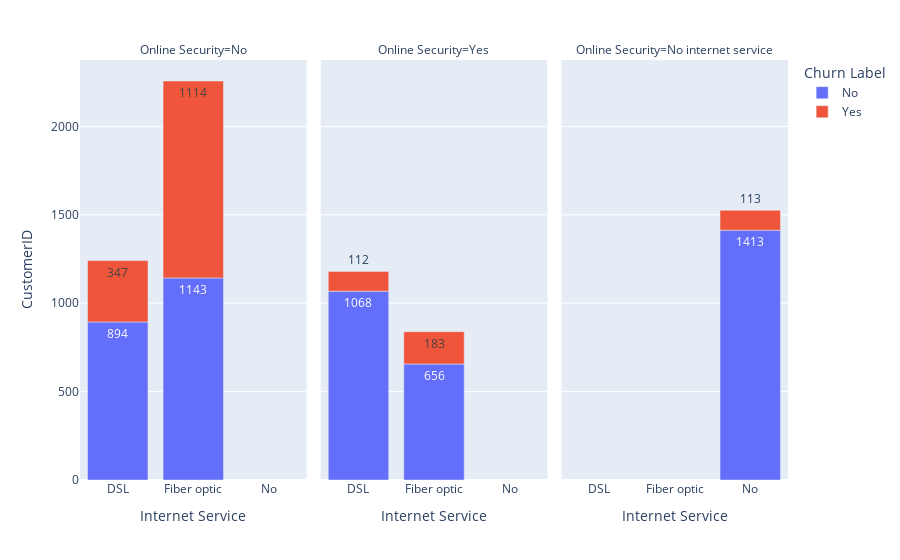

The code cell stored with this chart in its notebook:
### Markdown cell above
Vamos analisar alguns dos serviços prestados

#### Segurança Online

### Code cell
fig = plx.bar(data.groupby(['Internet Service','Online Security', 'Churn Label'])['CustomerID'].count().reset_index(),
             x="Internet Service",
             y="CustomerID", 
             color="Churn Label", 
             #barmode="group",
             text = 'CustomerID',
             facet_col = 'Online Security'
            )
fig.show()

### Figure 1 — Plotly figure (JSON) as saved in the notebook; plotly's stock layout.template omitted (floating-point values rounded to 4 significant figures)
{"data": [{"alignmentgroup": "True", "hovertemplate": "Churn Label=No<br>Online Security=No<br>Internet Service=%{x}<br>CustomerID=%{text}<extra></extra>", "legendgroup": "No", "marker": {"color": "#636efa", "pattern": {"shape": ""}}, "name": "No", "offsetgroup": "No", "orientation": "v", "showlegend": true, "text": [894, 1143], "textposition": "auto", "type": "bar", "x": ["DSL", "Fiber optic"], "xaxis": "x", "y": [894, 1143], "yaxis": "y"}, {"alignmentgroup": "True", "hovertemplate": "Churn Label=No<br>Online Security=Yes<br>Internet Service=%{x}<br>CustomerID=%{text}<extra></extra>", "legendgroup": "No", "marker": {"color": "#636efa", "pattern": {"shape": ""}}, "name": "No", "offsetgroup": "No", "orientation": "v", "showlegend": false, "text": [1068, 656], "textposition": "auto", "type": "bar", "x": ["DSL", "Fiber optic"], "xaxis": "x2", "y": [1068, 656], "yaxis": "y2"}, {"alignmentgroup": "True", "hovertemplate": "Churn Label=No<br>Online Security=No internet service<br>Internet Service=%{x}<br>CustomerID=%{text}<extra></extra>", "legendgroup": "No", "marker": {"color": "#636efa", "pattern": {"shape": ""}}, "name": "No", "offsetgroup": "No", "orientation": "v", "showlegend": false, "text": [1413], "textposition": "auto", "type": "bar", "x": ["No"], "xaxis": "x3", "y": [1413], "yaxis": "y3"}, {"alignmentgroup": "True", "hovertemplate": "Churn Label=Yes<br>Online Security=No<br>Internet Service=%{x}<br>CustomerID=%{text}<extra></extra>", "legendgroup": "Yes", "marker": {"color": "#EF553B", "pattern": {"shape": ""}}, "name": "Yes", "offsetgroup": "Yes", "orientation": "v", "showlegend": true, "text": [347, 1114], "textposition": "auto", "type": "bar", "x": ["DSL", "Fiber optic"], "xaxis": "x", "y": [347, 1114], "yaxis": "y"}, {"alignmentgroup": "True", "hovertemplate": "Churn Label=Yes<br>Online Security=Yes<br>Internet Service=%{x}<br>CustomerID=%{text}<extra></extra>", "legendgroup": "Yes", "marker": {"color": "#EF553B", "pattern": {"shape": ""}}, "name": "Yes", "offsetgroup": "Yes", "orientation": "v", "showlegend": false, "text": [112, 183], "textposition": "auto", "type": "bar", "x": ["DSL", "Fiber optic"], "xaxis": "x2", "y": [112, 183], "yaxis": "y2"}, {"alignmentgroup": "True", "hovertemplate": "Churn Label=Yes<br>Online Security=No internet service<br>Internet Service=%{x}<br>CustomerID=%{text}<extra></extra>", "legendgroup": "Yes", "marker": {"color": "#EF553B", "pattern": {"shape": ""}}, "name": "Yes", "offsetgroup": "Yes", "orientation": "v", "showlegend": false, "text": [113], "textposition": "auto", "type": "bar", "x": ["No"], "xaxis": "x3", "y": [113], "yaxis": "y3"}], "layout": {"annotations": [{"font": {}, "showarrow": false, "text": "Online Security=No", "x": 0.16, "xanchor": "center", "xref": "paper", "y": 1, "yanchor": "bottom", "yref": "paper"}, {"font": {}, "showarrow": false, "text": "Online Security=Yes", "x": 0.5, "xanchor": "center", "xref": "paper", "y": 1, "yanchor": "bottom", "yref": "paper"}, {"font": {}, "showarrow": false, "text": "Online Security=No internet service", "x": 0.84, "xanchor": "center", "xref": "paper", "y": 1, "yanchor": "bottom", "yref": "paper"}], "barmode": "relative", "legend": {"title": {"text": "Churn Label"}, "tracegroupgap": 0}, "margin": {"t": 60}, "xaxis": {"anchor": "y", "domain": [0, 0.32], "title": {"text": "Internet Service"}}, "xaxis2": {"anchor": "y2", "domain": [0.34, 0.66], "matches": "x", "title": {"text": "Internet Service"}}, "xaxis3": {"anchor": "y3", "domain": [0.68, 1.0], "matches": "x", "title": {"text": "Internet Service"}}, "yaxis": {"anchor": "x", "domain": [0, 1], "title": {"text": "CustomerID"}}, "yaxis2": {"anchor": "x2", "domain": [0, 1], "matches": "y", "showticklabels": false}, "yaxis3": {"anchor": "x3", "domain": [0, 1], "matches": "y", "showticklabels": false}}}
